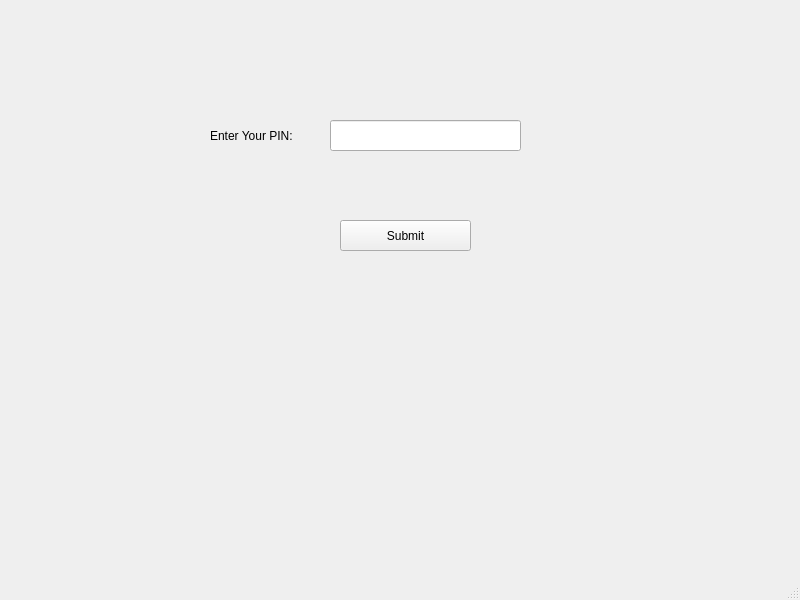
<?xml version="1.0" encoding="UTF-8"?>
<ui version="4.0">
 <class>MainWindow</class>
 <widget class="QMainWindow" name="MainWindow">
  <property name="geometry">
   <rect>
    <x>0</x>
    <y>0</y>
    <width>800</width>
    <height>600</height>
   </rect>
  </property>
  <property name="windowTitle">
   <string>MainWindow</string>
  </property>
  <widget class="QWidget" name="centralwidget">
   <widget class="QStackedWidget" name="stackedWidget">
    <property name="geometry">
     <rect>
      <x>130</x>
      <y>20</y>
      <width>461</width>
      <height>321</height>
     </rect>
    </property>
    <property name="currentIndex">
     <number>1</number>
    </property>
    <widget class="QWidget" name="page_3">
     <widget class="QLabel" name="welcomeLabel">
      <property name="geometry">
       <rect>
        <x>50</x>
        <y>60</y>
        <width>321</width>
        <height>91</height>
       </rect>
      </property>
      <property name="text">
       <string>Welcome to the ATM Machine!</string>
      </property>
     </widget>
     <widget class="QPushButton" name="welcomeNextButton">
      <property name="geometry">
       <rect>
        <x>300</x>
        <y>220</y>
        <width>111</width>
        <height>31</height>
       </rect>
      </property>
      <property name="text">
       <string>Next</string>
      </property>
     </widget>
    </widget>
    <widget class="QWidget" name="PIN">
     <widget class="QLabel" name="label">
      <property name="geometry">
       <rect>
        <x>80</x>
        <y>80</y>
        <width>151</width>
        <height>71</height>
       </rect>
      </property>
      <property name="text">
       <string>Enter Your PIN:</string>
      </property>
     </widget>
     <widget class="QLineEdit" name="pinLineEdit">
      <property name="geometry">
       <rect>
        <x>200</x>
        <y>100</y>
        <width>191</width>
        <height>31</height>
       </rect>
      </property>
     </widget>
     <widget class="QPushButton" name="submitPinButton">
      <property name="geometry">
       <rect>
        <x>210</x>
        <y>200</y>
        <width>131</width>
        <height>31</height>
       </rect>
      </property>
      <property name="text">
       <string>Submit</string>
      </property>
     </widget>
    </widget>
    <widget class="QWidget" name="page_2">
     <widget class="QLabel" name="label_2">
      <property name="geometry">
       <rect>
        <x>30</x>
        <y>20</y>
        <width>211</width>
        <height>71</height>
       </rect>
      </property>
      <property name="text">
       <string>Select Your Card type :</string>
      </property>
     </widget>
     <widget class="QRadioButton" name="silverRadioButton">
      <property name="geometry">
       <rect>
        <x>120</x>
        <y>100</y>
        <width>91</width>
        <height>31</height>
       </rect>
      </property>
      <property name="text">
       <string>Silver</string>
      </property>
     </widget>
     <widget class="QRadioButton" name="goldRadioButton">
      <property name="geometry">
       <rect>
        <x>120</x>
        <y>140</y>
        <width>111</width>
        <height>41</height>
       </rect>
      </property>
      <property name="text">
       <string>Gold</string>
      </property>
     </widget>
     <widget class="QRadioButton" name="platinumRadioButton">
      <property name="geometry">
       <rect>
        <x>120</x>
        <y>190</y>
        <width>111</width>
        <height>41</height>
       </rect>
      </property>
      <property name="text">
       <string>Platinum</string>
      </property>
     </widget>
     <widget class="QPushButton" name="nextCardButton">
      <property name="geometry">
       <rect>
        <x>320</x>
        <y>250</y>
        <width>111</width>
        <height>31</height>
       </rect>
      </property>
      <property name="text">
       <string>Submit</string>
      </property>
     </widget>
    </widget>
    <widget class="QWidget" name="page">
     <widget class="QPushButton" name="balanceInquiryButton">
      <property name="geometry">
       <rect>
        <x>30</x>
        <y>110</y>
        <width>171</width>
        <height>31</height>
       </rect>
      </property>
      <property name="text">
       <string>Balance inquiry</string>
      </property>
     </widget>
     <widget class="QPushButton" name="depositMoneyButton">
      <property name="geometry">
       <rect>
        <x>30</x>
        <y>170</y>
        <width>171</width>
        <height>31</height>
       </rect>
      </property>
      <property name="text">
       <string>Cash Deposit</string>
      </property>
     </widget>
     <widget class="QPushButton" name="cashWithdrawalButton">
      <property name="geometry">
       <rect>
        <x>280</x>
        <y>110</y>
        <width>151</width>
        <height>31</height>
       </rect>
      </property>
      <property name="text">
       <string>Cash Withdrawl</string>
      </property>
     </widget>
     <widget class="QPushButton" name="transferMoneyButton">
      <property name="geometry">
       <rect>
        <x>280</x>
        <y>170</y>
        <width>151</width>
        <height>31</height>
       </rect>
      </property>
      <property name="text">
       <string>Funds Transfer</string>
      </property>
     </widget>
     <widget class="QPushButton" name="exitButton">
      <property name="geometry">
       <rect>
        <x>280</x>
        <y>230</y>
        <width>151</width>
        <height>31</height>
       </rect>
      </property>
      <property name="text">
       <string>Exit</string>
      </property>
     </widget>
     <widget class="QLabel" name="label_3">
      <property name="geometry">
       <rect>
        <x>30</x>
        <y>20</y>
        <width>181</width>
        <height>41</height>
       </rect>
      </property>
      <property name="text">
       <string>Select an option:</string>
      </property>
     </widget>
     <widget class="QPushButton" name="changePinButton">
      <property name="geometry">
       <rect>
        <x>30</x>
        <y>230</y>
        <width>171</width>
        <height>31</height>
       </rect>
      </property>
      <property name="text">
       <string>Change PIN</string>
      </property>
     </widget>
    </widget>
   </widget>
  </widget>
  <widget class="QMenuBar" name="menubar">
   <property name="geometry">
    <rect>
     <x>0</x>
     <y>0</y>
     <width>800</width>
     <height>17</height>
    </rect>
   </property>
  </widget>
  <widget class="QStatusBar" name="statusbar"/>
 </widget>
 <resources/>
 <connections/>
</ui>
